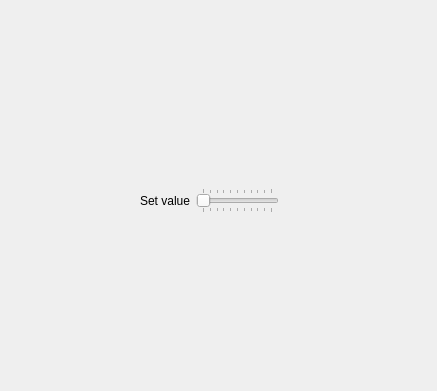
<?xml version="1.0" encoding="UTF-8"?>
<ui version="4.0">
 <class>Widget</class>
 <widget class="QWidget" name="Widget">
  <property name="geometry">
   <rect>
    <x>0</x>
    <y>0</y>
    <width>437</width>
    <height>391</height>
   </rect>
  </property>
  <property name="windowTitle">
   <string>Widget</string>
  </property>
  <widget class="QWidget" name="layoutWidget">
   <property name="geometry">
    <rect>
     <x>140</x>
     <y>160</y>
     <width>139</width>
     <height>53</height>
    </rect>
   </property>
   <layout class="QGridLayout" name="gridLayout">
    <item row="0" column="1">
     <widget class="QLabel" name="displayLabel">
      <property name="text">
       <string/>
      </property>
     </widget>
    </item>
    <item row="1" column="0">
     <widget class="QLabel" name="label_2">
      <property name="text">
       <string>Set value</string>
      </property>
     </widget>
    </item>
    <item row="1" column="1">
     <widget class="QSlider" name="slider">
      <property name="minimum">
       <number>0</number>
      </property>
      <property name="maximum">
       <number>100</number>
      </property>
      <property name="orientation">
       <enum>Qt::Horizontal</enum>
      </property>
      <property name="tickPosition">
       <enum>QSlider::TicksBothSides</enum>
      </property>
     </widget>
    </item>
   </layout>
  </widget>
 </widget>
 <resources/>
 <connections/>
</ui>
